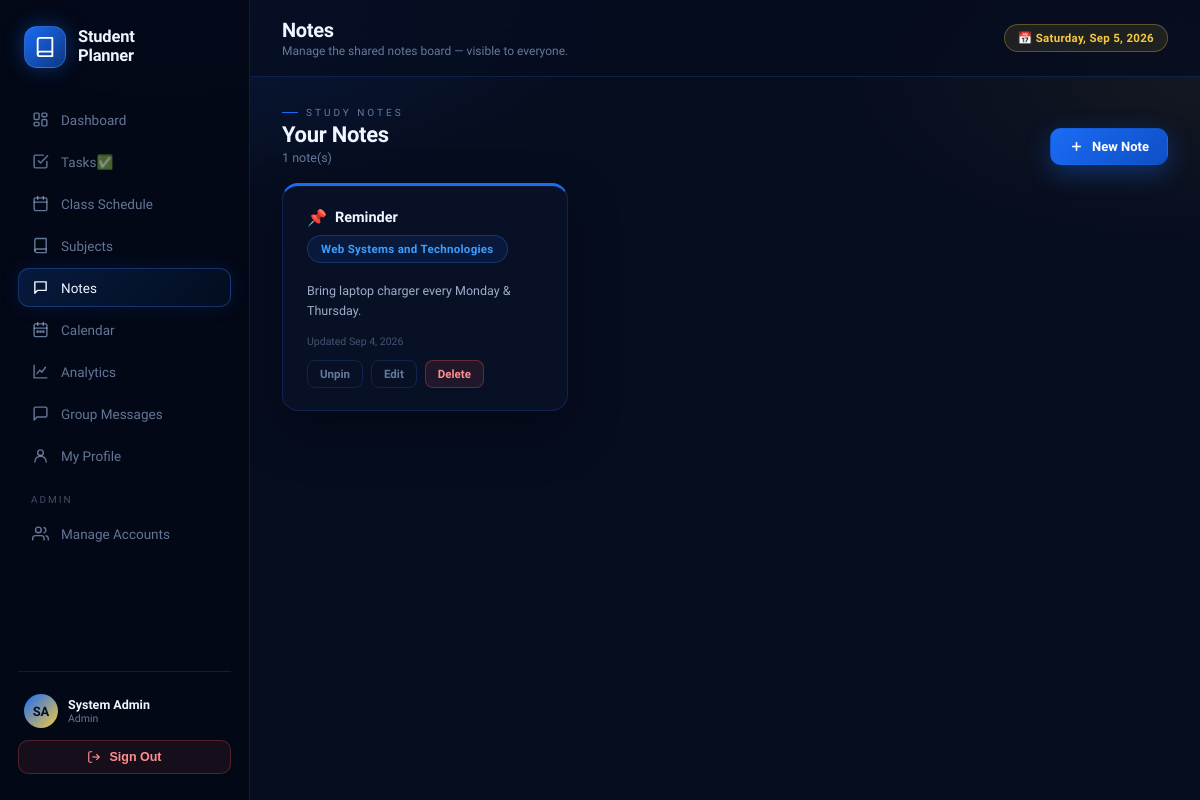
Page /notes.php (signed in) on the committed database.
### tables this page shows
CREATE TABLE IF NOT EXISTS `notes` (
  `id`         INT UNSIGNED AUTO_INCREMENT PRIMARY KEY,
  `user_id`    INT UNSIGNED NOT NULL,
  `subject_id` INT UNSIGNED NULL,
  `title`      VARCHAR(150) NOT NULL,
  `content`    TEXT NULL,
  `is_pinned`  TINYINT(1) NOT NULL DEFAULT 0,
  `created_at` DATETIME NOT NULL DEFAULT CURRENT_TIMESTAMP,
  `updated_at` DATETIME NOT NULL DEFAULT CURRENT_TIMESTAMP ON UPDATE CURRENT_TIMESTAMP,
  FOREIGN KEY (`user_id`)    REFERENCES `login_accounts`(`id`) ON DELETE CASCADE,
  FOREIGN KEY (`subject_id`) REFERENCES `subjects`(`id`) ON DELETE SET NULL
);

CREATE TABLE IF NOT EXISTS `subjects` (
  `id`           INT UNSIGNED AUTO_INCREMENT PRIMARY KEY,
  `user_id`      INT UNSIGNED NOT NULL,
  `subject_name` VARCHAR(120) NOT NULL,
  `subject_code` VARCHAR(30)  NULL,
  `instructor`   VARCHAR(100) NULL,
  `units`        DECIMAL(3,1) NULL,
  `color`        VARCHAR(7)   NOT NULL DEFAULT '#1a6cf5',
  `created_at`   DATETIME     NOT NULL DEFAULT CURRENT_TIMESTAMP,
  FOREIGN KEY (`user_id`) REFERENCES `login_accounts`(`id`) ON DELETE CASCADE
);

### notes.php (the view, shortened to what this page needs)
<?php
require_once __DIR__ . '/core/auth.php';
$notes = mysqli_query($conn, "
  SELECT n.*, s.subject_name, s.color FROM notes n
  LEFT JOIN subjects s ON s.id = n.subject_id
  ORDER BY n.is_pinned DESC, n.updated_at DESC");
$pageTitle = "Notes";
$pageSub   = $canManage ? "Manage the shared notes board — visible to everyone." : "Notes and reminders set by your admin/faculty. View only.";
$activeNav = "notes";
include __DIR__ . '/core/layout_head.php';
?>
<div class="section-head">
  <div>
    <div class="section-eyebrow">Study Notes</div>
    <div class="section-title">Your Notes</div>
    <div class="section-sub"><?php echo mysqli_num_rows($notes); ?> note(s)</div>
  </div>
  <?php if ($canManage): ?>
  <button class="btn btn-primary" onclick="openModal('addNoteModal')">
    <svg width="15" height="15" viewBox="0 0 24 24" fill="none" stroke="currentColor" stroke-width="2.5"><line x1="12" y1="5" x2="12" y2="19"/><line x1="5" y1="12" x2="19" y2="12"/></svg>
    New Note
  </button>
  <?php endif; ?>
</div>
<?php if (mysqli_num_rows($notes) === 0): ?>
  <div class="card"><div class="empty-state">
    <svg viewBox="0 0 24 24" stroke="currentColor"><path d="M4 4h16v12H8l-4 4V4z"/></svg>
    <div class="empty-title">No notes yet</div>
    <div class="empty-sub">Jot down reminders, ideas, or study notes.</div>
  </div></div>
<?php else: ?>
<div class="stat-grid" style="grid-template-columns:repeat(auto-fill,minmax(260px,1fr))">
  <?php while ($n = mysqli_fetch_assoc($notes)):
    $nEsc = htmlspecialchars(json_encode($n), ENT_QUOTES, 'UTF-8');
    $color = $n['color'] ?: '#3b9eff';
  ?>
  <div class="card card-pad" style="border-top:3px solid <?php echo h($color); ?>">
    <div class="flex items-center gap-8" style="margin-bottom:8px">
      <?php if ($n['is_pinned']): ?><span title="Pinned" style="color:var(--gold)">📌</span><?php endif; ?>
      <div style="font-weight:700;font-size:14.5px;flex:1"><?php echo h($n['title']); ?></div>
    </div>
    <?php if ($n['subject_name']): ?><span class="pill" style="margin-bottom:10px"><?php echo h($n['subject_name']); ?></span><?php endif; ?>
    <div style="font-size:12.5px;color:rgba(210,225,255,.75);line-height:1.6;white-space:pre-wrap;margin:8px 0 14px;max-height:130px;overflow:hidden"><?php echo h($n['content']); ?></div>
    <div style="font-size:10.5px;color:var(--muted2);margin-bottom:12px">Updated <?php echo date('M j, Y', strtotime($n['updated_at'])); ?></div>
    <?php if ($canManage): ?>
    <div class="flex gap-8">
      <form method="POST"><input type="hidden" name="action" value="toggle_pin"><input type="hidden" name="note_id" value="<?php echo $n['id']; ?>">
        <button type="submit" class="btn btn-outline btn-sm"><?php echo $n['is_pinned'] ? 'Unpin' : 'Pin'; ?></button>
      </form>
      <button class="btn btn-outline btn-sm" onclick='editNote(<?php echo $nEsc; ?>)'>Edit</button>
      <form method="POST" onsubmit="return confirm('Delete this note?');">
        <button type="submit" class="btn btn-danger btn-sm">Delete</button>
      </form>
    </div>
    <?php endif; ?>
  </div>
  <?php endwhile; ?>
</div>
<?php endif; ?>
<?php include __DIR__ . '/core/layout_foot.php'; ?>

### core/layout_head.php (shortened to what this page needs)
<?php
$pageTitle  = $pageTitle  ?? 'Dashboard';
$pageSub    = $pageSub    ?? '';
$activeNav  = $activeNav  ?? '';
function navClass($key, $active){ return 'sb-link' . ($key === $active ? ' active' : ''); }
?>
<!DOCTYPE html>
<html lang="en">
<head>
<link rel="stylesheet" href="assets/css/style.css">
</head>
<body>
<div class="app">
  <aside class="sidebar" id="sidebar">
    <div class="sb-brand">
      <div class="sb-brand-ring">
        <svg viewBox="0 0 24 24"><path d="M4 19.5A2.5 2.5 0 0 1 6.5 17H20"/><path d="M6.5 2H20v20H6.5A2.5 2.5 0 0 1 4 19.5v-15A2.5 2.5 0 0 1 6.5 2z"/></svg>
      </div>
      <div>
        <div class="sb-brand-name">Student<br>Planner</div>
      </div>
    </div>
    <nav class="sb-nav">
      <a href="index.php" class="<?php echo navClass('dashboard',$activeNav); ?>">
        <svg viewBox="0 0 24 24"><rect x="3" y="3" width="7" height="9" rx="1.5"/><rect x="14" y="3" width="7" height="5" rx="1.5"/><rect x="14" y="12" width="7" height="9" rx="1.5"/><rect x="3" y="16" width="7" height="5" rx="1.5"/></svg>
        Dashboard
      </a>
      <a href="tasks.php" class="<?php echo navClass('tasks',$activeNav); ?>">
        <svg viewBox="0 0 24 24"><path d="M9 11l3 3L22 4"/><path d="M21 12v7a2 2 0 0 1-2 2H5a2 2 0 0 1-2-2V5a2 2 0 0 1 2-2h11"/></svg>
        Tasks✅
      </a>
      <a href="schedule.php" class="<?php echo navClass('schedule',$activeNav); ?>">
        <svg viewBox="0 0 24 24"><rect x="3" y="4" width="18" height="18" rx="2"/><path d="M16 2v4M8 2v4M3 10h18"/></svg>
        Class Schedule
      </a>
      <a href="subjects.php" class="<?php echo navClass('subjects',$activeNav); ?>">
        <svg viewBox="0 0 24 24"><path d="M4 19.5A2.5 2.5 0 0 1 6.5 17H20"/><path d="M6.5 2H20v20H6.5A2.5 2.5 0 0 1 4 19.5v-15A2.5 2.5 0 0 1 6.5 2z"/></svg>
        Subjects
      </a>
      <a href="notes.php" class="<?php echo navClass('notes',$activeNav); ?>">
        <svg viewBox="0 0 24 24"><path d="M4 4h16v12H8l-4 4V4z"/></svg>
        Notes
      </a>
      <a href="calendar.php" class="<?php echo navClass('calendar',$activeNav); ?>">
        <svg viewBox="0 0 24 24"><rect x="3" y="4" width="18" height="18" rx="2"/><path d="M16 2v4M8 2v4M3 10h18"/><circle cx="8" cy="15" r="1"/><circle cx="12" cy="15" r="1"/><circle cx="16" cy="15" r="1"/></svg>
        Calendar
      </a>
      <a href="analytics.php" class="<?php echo navClass('analytics',$activeNav); ?>">
        <svg viewBox="0 0 24 24"><path d="M3 3v18h18"/><path d="M7 15l4-5 3 3 5-7"/></svg>
        Analytics
      </a>
      <a href="messages.php" class="<?php echo navClass('chat',$activeNav); ?>">
        <svg viewBox="0 0 24 24"><path d="M21 15a2 2 0 0 1-2 2H7l-4 4V5a2 2 0 0 1 2-2h14a2 2 0 0 1 2 2z"/></svg>
        Group Messages
      </a>
      <a href="profile.php" class="<?php echo navClass('profile',$activeNav); ?>">
        <svg viewBox="0 0 24 24"><circle cx="12" cy="8" r="4"/><path d="M4 21c0-4.4 3.6-8 8-8s8 3.6 8 8"/></svg>
        My Profile
      </a>
      <?php if ($isAdmin): ?>
      <div class="sb-section-label">Admin</div>
      <a href="accounts.php" class="<?php echo navClass('accounts',$activeNav); ?>">
        <svg viewBox="0 0 24 24"><circle cx="9" cy="7" r="4"/><path d="M1 21v-2a4 4 0 0 1 4-4h8a4 4 0 0 1 4 4v2"/><path d="M17 3.5a4 4 0 0 1 0 7.5M23 21v-2a4 4 0 0 0-3-3.9"/></svg>
        Manage Accounts
      </a>
      <?php endif; ?>
    </nav>
    <div class="sb-foot">
      <a href="profile.php" class="sb-user-link">
        <div class="sb-user">
          <?php echo renderAvatar($user['name'], $user['avatar_path'] ?? null, 'sb-user-av'); ?>
          <div>
            <div class="sb-user-name"><?php echo h($user['name']); ?></div>
            <div class="sb-user-role"><?php echo h($user['role']); ?></div>
          </div>
        </div>
      </a>
      <form method="POST" action="logout.php">
        <button type="submit" class="sb-logout">
          <svg width="14" height="14" viewBox="0 0 24 24" fill="none" stroke="currentColor" stroke-width="2"><path d="M9 21H5a2 2 0 0 1-2-2V5a2 2 0 0 1 2-2h4"/><polyline points="16 17 21 12 16 7"/><line x1="21" y1="12" x2="9" y2="12"/></svg>
          Sign Out
        </button>
      </form>
    </div>
  </aside>
  <div class="main">
    <div class="topbar">
      <div class="flex items-center gap-10">
        <div>
          <div class="tb-title"><?php echo h($pageTitle); ?></div>
          <?php if ($pageSub): ?><div class="tb-sub"><?php echo h($pageSub); ?></div><?php endif; ?>
        </div>
      </div>
      <div class="tb-right">
        <span class="pill gold">📅 <?php echo date('l, M j, Y'); ?></span>
      </div>
    </div>
    <div class="content">

### core/auth.php (shortened to what this page needs)
<?php
require_once __DIR__ . '/../db.php';
$user    = $_SESSION['sp_user'];
$userId  = intval($user['id']);
mysqli_query($conn, "UPDATE login_accounts SET last_seen = NOW(), is_online = 1 WHERE id = $userId");
mysqli_query($conn, "UPDATE login_accounts SET is_online = 0 WHERE last_seen < DATE_SUB(NOW(), INTERVAL 3 MINUTE)");
$chk = mysqli_fetch_assoc(mysqli_query($conn, "SELECT id, is_approved, name, role, avatar_path FROM login_accounts WHERE id=$userId"));
$user = $_SESSION['sp_user'];
$isAdmin = ($user['role'] === 'admin');
$canManage = $isAdmin || ($user['role'] === 'faculty');
function renderAvatar($name, $avatarPath, $class = ''){
    return '<div class="' . h($class) . '">' . h(initials($name)) . '</div>';
}
function initials($name){
    $parts = preg_split('/\s+/', trim($name));
    $ini = '';
    foreach (array_slice($parts,0,2) as $p) { if ($p !== '') $ini .= mb_strtoupper(mb_substr($p,0,1)); }
    return $ini ?: 'S';
}
function h($v){ return htmlspecialchars($v ?? '', ENT_QUOTES, 'UTF-8'); }

### rows in the picture
notes: title "Reminder", subject.subject_name "Web Systems and Technologies", content "Bring laptop charger every Monday & Thursday.", updated_at "Sep 4, 2026", is_pinned "Unpin"

### other values in the picture
initials($name) "SA"
$user['name'] "System Admin"
$user['role'] "Admin"
$pageTitle "Notes"
$pageSub "Manage the shared notes board — visible to everyone."
mysqli_num_rows($notes) "1"
